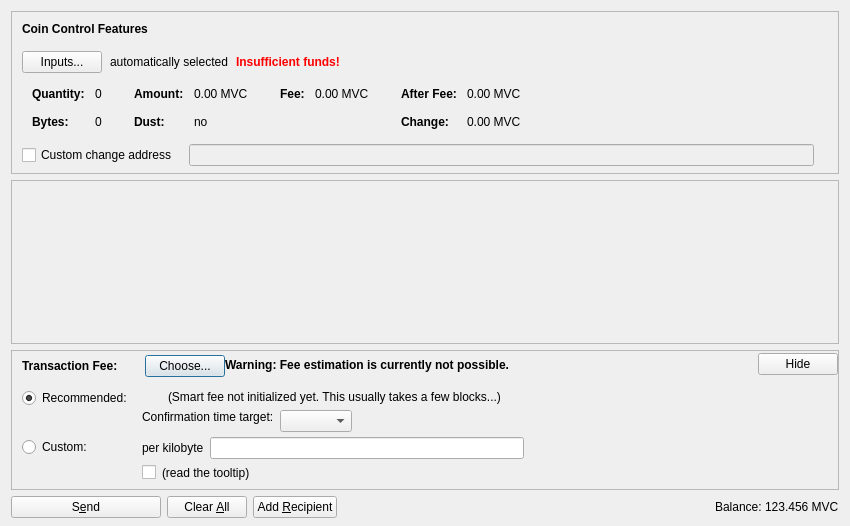
<?xml version="1.0" encoding="UTF-8"?>
<ui version="4.0">
 <class>SendCoinsDialog</class>
 <widget class="QDialog" name="SendCoinsDialog">
  <property name="geometry">
   <rect>
    <x>0</x>
    <y>0</y>
    <width>850</width>
    <height>526</height>
   </rect>
  </property>
  <property name="windowTitle">
   <string>Send Coins</string>
  </property>
  <layout class="QVBoxLayout" name="verticalLayout" stretch="0,1,0,0">
   <property name="bottomMargin">
    <number>8</number>
   </property>
   <item>
    <widget class="QFrame" name="frameCoinControl">
     <property name="sizePolicy">
      <sizepolicy hsizetype="Expanding" vsizetype="Expanding">
       <horstretch>0</horstretch>
       <verstretch>0</verstretch>
      </sizepolicy>
     </property>
     <property name="maximumSize">
      <size>
       <width>16777215</width>
       <height>16777215</height>
      </size>
     </property>
     <property name="frameShape">
      <enum>QFrame::StyledPanel</enum>
     </property>
     <property name="frameShadow">
      <enum>QFrame::Sunken</enum>
     </property>
     <layout class="QVBoxLayout" name="verticalLayoutCoinControl2">
      <property name="spacing">
       <number>0</number>
      </property>
      <property name="leftMargin">
       <number>0</number>
      </property>
      <property name="topMargin">
       <number>0</number>
      </property>
      <property name="rightMargin">
       <number>0</number>
      </property>
      <property name="bottomMargin">
       <number>6</number>
      </property>
      <item>
       <layout class="QVBoxLayout" name="verticalLayoutCoinControl" stretch="0,0,0,0,1">
        <property name="spacing">
         <number>0</number>
        </property>
        <property name="leftMargin">
         <number>10</number>
        </property>
        <property name="topMargin">
         <number>10</number>
        </property>
        <item>
         <layout class="QHBoxLayout" name="horizontalLayoutCoinControl1">
          <property name="bottomMargin">
           <number>15</number>
          </property>
          <item>
           <widget class="QLabel" name="labelCoinControlFeatures">
            <property name="sizePolicy">
             <sizepolicy hsizetype="Preferred" vsizetype="Maximum">
              <horstretch>0</horstretch>
              <verstretch>0</verstretch>
             </sizepolicy>
            </property>
            <property name="font">
             <font>
              <weight>75</weight>
              <bold>true</bold>
             </font>
            </property>
            <property name="styleSheet">
             <string notr="true">font-weight:bold;</string>
            </property>
            <property name="text">
             <string>Coin Control Features</string>
            </property>
           </widget>
          </item>
         </layout>
        </item>
        <item>
         <layout class="QHBoxLayout" name="horizontalLayoutCoinControl2" stretch="0,0,0,0">
          <property name="spacing">
           <number>8</number>
          </property>
          <property name="bottomMargin">
           <number>10</number>
          </property>
          <item>
           <widget class="QPushButton" name="pushButtonCoinControl">
            <property name="styleSheet">
             <string notr="true"/>
            </property>
            <property name="text">
             <string>Inputs...</string>
            </property>
            <property name="autoDefault">
             <bool>false</bool>
            </property>
           </widget>
          </item>
          <item>
           <widget class="QLabel" name="labelCoinControlAutomaticallySelected">
            <property name="text">
             <string>automatically selected</string>
            </property>
            <property name="margin">
             <number>5</number>
            </property>
           </widget>
          </item>
          <item>
           <widget class="QLabel" name="labelCoinControlInsuffFunds">
            <property name="font">
             <font>
              <weight>75</weight>
              <bold>true</bold>
             </font>
            </property>
            <property name="styleSheet">
             <string notr="true">color:red;font-weight:bold;</string>
            </property>
            <property name="text">
             <string>Insufficient funds!</string>
            </property>
            <property name="margin">
             <number>5</number>
            </property>
           </widget>
          </item>
          <item>
           <spacer name="horizontalSpacerCoinControl">
            <property name="orientation">
             <enum>Qt::Horizontal</enum>
            </property>
            <property name="sizeHint" stdset="0">
             <size>
              <width>40</width>
              <height>1</height>
             </size>
            </property>
           </spacer>
          </item>
         </layout>
        </item>
        <item>
         <widget class="QWidget" name="widgetCoinControl" native="true">
          <property name="sizePolicy">
           <sizepolicy hsizetype="Preferred" vsizetype="Preferred">
            <horstretch>0</horstretch>
            <verstretch>0</verstretch>
           </sizepolicy>
          </property>
          <property name="minimumSize">
           <size>
            <width>0</width>
            <height>0</height>
           </size>
          </property>
          <property name="styleSheet">
           <string notr="true"/>
          </property>
          <layout class="QHBoxLayout" name="horizontalLayoutCoinControl5">
           <property name="leftMargin">
            <number>0</number>
           </property>
           <property name="topMargin">
            <number>0</number>
           </property>
           <property name="rightMargin">
            <number>0</number>
           </property>
           <property name="bottomMargin">
            <number>0</number>
           </property>
           <item>
            <layout class="QHBoxLayout" name="horizontalLayoutCoinControl3" stretch="0,0,0,1">
             <property name="spacing">
              <number>20</number>
             </property>
             <property name="topMargin">
              <number>0</number>
             </property>
             <property name="bottomMargin">
              <number>10</number>
             </property>
             <item>
              <layout class="QFormLayout" name="formLayoutCoinControl1">
               <property name="horizontalSpacing">
                <number>10</number>
               </property>
               <property name="verticalSpacing">
                <number>14</number>
               </property>
               <property name="leftMargin">
                <number>10</number>
               </property>
               <property name="topMargin">
                <number>4</number>
               </property>
               <property name="rightMargin">
                <number>6</number>
               </property>
               <item row="0" column="0">
                <widget class="QLabel" name="labelCoinControlQuantityText">
                 <property name="font">
                  <font>
                   <weight>75</weight>
                   <bold>true</bold>
                  </font>
                 </property>
                 <property name="text">
                  <string>Quantity:</string>
                 </property>
                 <property name="margin">
                  <number>0</number>
                 </property>
                </widget>
               </item>
               <item row="0" column="1">
                <widget class="QLabel" name="labelCoinControlQuantity">
                 <property name="cursor">
                  <cursorShape>IBeamCursor</cursorShape>
                 </property>
                 <property name="contextMenuPolicy">
                  <enum>Qt::ActionsContextMenu</enum>
                 </property>
                 <property name="text">
                  <string notr="true">0</string>
                 </property>
                 <property name="margin">
                  <number>0</number>
                 </property>
                 <property name="textInteractionFlags">
                  <set>Qt::LinksAccessibleByMouse|Qt::TextSelectableByKeyboard|Qt::TextSelectableByMouse</set>
                 </property>
                </widget>
               </item>
               <item row="1" column="0">
                <widget class="QLabel" name="labelCoinControlBytesText">
                 <property name="font">
                  <font>
                   <weight>75</weight>
                   <bold>true</bold>
                  </font>
                 </property>
                 <property name="text">
                  <string>Bytes:</string>
                 </property>
                </widget>
               </item>
               <item row="1" column="1">
                <widget class="QLabel" name="labelCoinControlBytes">
                 <property name="cursor">
                  <cursorShape>IBeamCursor</cursorShape>
                 </property>
                 <property name="contextMenuPolicy">
                  <enum>Qt::ActionsContextMenu</enum>
                 </property>
                 <property name="text">
                  <string notr="true">0</string>
                 </property>
                 <property name="textInteractionFlags">
                  <set>Qt::LinksAccessibleByMouse|Qt::TextSelectableByKeyboard|Qt::TextSelectableByMouse</set>
                 </property>
                </widget>
               </item>
              </layout>
             </item>
             <item>
              <layout class="QFormLayout" name="formLayoutCoinControl2">
               <property name="horizontalSpacing">
                <number>10</number>
               </property>
               <property name="verticalSpacing">
                <number>14</number>
               </property>
               <property name="leftMargin">
                <number>6</number>
               </property>
               <property name="topMargin">
                <number>4</number>
               </property>
               <property name="rightMargin">
                <number>6</number>
               </property>
               <item row="0" column="0">
                <widget class="QLabel" name="labelCoinControlAmountText">
                 <property name="font">
                  <font>
                   <weight>75</weight>
                   <bold>true</bold>
                  </font>
                 </property>
                 <property name="text">
                  <string>Amount:</string>
                 </property>
                 <property name="margin">
                  <number>0</number>
                 </property>
                </widget>
               </item>
               <item row="0" column="1">
                <widget class="QLabel" name="labelCoinControlAmount">
                 <property name="cursor">
                  <cursorShape>IBeamCursor</cursorShape>
                 </property>
                 <property name="contextMenuPolicy">
                  <enum>Qt::ActionsContextMenu</enum>
                 </property>
                 <property name="text">
                  <string notr="true">0.00 MVC</string>
                 </property>
                 <property name="textInteractionFlags">
                  <set>Qt::LinksAccessibleByMouse|Qt::TextSelectableByKeyboard|Qt::TextSelectableByMouse</set>
                 </property>
                </widget>
               </item>
               <item row="1" column="0">
                <widget class="QLabel" name="labelCoinControlLowOutputText">
                 <property name="font">
                  <font>
                   <weight>75</weight>
                   <bold>true</bold>
                  </font>
                 </property>
                 <property name="text">
                  <string>Dust:</string>
                 </property>
                </widget>
               </item>
               <item row="1" column="1">
                <widget class="QLabel" name="labelCoinControlLowOutput">
                 <property name="cursor">
                  <cursorShape>IBeamCursor</cursorShape>
                 </property>
                 <property name="contextMenuPolicy">
                  <enum>Qt::ActionsContextMenu</enum>
                 </property>
                 <property name="text">
                  <string notr="true">no</string>
                 </property>
                 <property name="textInteractionFlags">
                  <set>Qt::LinksAccessibleByMouse|Qt::TextSelectableByKeyboard|Qt::TextSelectableByMouse</set>
                 </property>
                </widget>
               </item>
              </layout>
             </item>
             <item>
              <layout class="QFormLayout" name="formLayoutCoinControl3">
               <property name="horizontalSpacing">
                <number>10</number>
               </property>
               <property name="verticalSpacing">
                <number>14</number>
               </property>
               <property name="leftMargin">
                <number>6</number>
               </property>
               <property name="topMargin">
                <number>4</number>
               </property>
               <property name="rightMargin">
                <number>6</number>
               </property>
               <item row="0" column="0">
                <widget class="QLabel" name="labelCoinControlFeeText">
                 <property name="font">
                  <font>
                   <weight>75</weight>
                   <bold>true</bold>
                  </font>
                 </property>
                 <property name="text">
                  <string>Fee:</string>
                 </property>
                 <property name="margin">
                  <number>0</number>
                 </property>
                </widget>
               </item>
               <item row="0" column="1">
                <widget class="QLabel" name="labelCoinControlFee">
                 <property name="cursor">
                  <cursorShape>IBeamCursor</cursorShape>
                 </property>
                 <property name="contextMenuPolicy">
                  <enum>Qt::ActionsContextMenu</enum>
                 </property>
                 <property name="text">
                  <string notr="true">0.00 MVC</string>
                 </property>
                 <property name="textInteractionFlags">
                  <set>Qt::LinksAccessibleByMouse|Qt::TextSelectableByKeyboard|Qt::TextSelectableByMouse</set>
                 </property>
                </widget>
               </item>
              </layout>
             </item>
             <item>
              <layout class="QFormLayout" name="formLayoutCoinControl4">
               <property name="horizontalSpacing">
                <number>10</number>
               </property>
               <property name="verticalSpacing">
                <number>14</number>
               </property>
               <property name="leftMargin">
                <number>6</number>
               </property>
               <property name="topMargin">
                <number>4</number>
               </property>
               <property name="rightMargin">
                <number>6</number>
               </property>
               <item row="0" column="0">
                <widget class="QLabel" name="labelCoinControlAfterFeeText">
                 <property name="font">
                  <font>
                   <weight>75</weight>
                   <bold>true</bold>
                  </font>
                 </property>
                 <property name="text">
                  <string>After Fee:</string>
                 </property>
                 <property name="margin">
                  <number>0</number>
                 </property>
                </widget>
               </item>
               <item row="0" column="1">
                <widget class="QLabel" name="labelCoinControlAfterFee">
                 <property name="cursor">
                  <cursorShape>IBeamCursor</cursorShape>
                 </property>
                 <property name="contextMenuPolicy">
                  <enum>Qt::ActionsContextMenu</enum>
                 </property>
                 <property name="text">
                  <string notr="true">0.00 MVC</string>
                 </property>
                 <property name="textInteractionFlags">
                  <set>Qt::LinksAccessibleByMouse|Qt::TextSelectableByKeyboard|Qt::TextSelectableByMouse</set>
                 </property>
                </widget>
               </item>
               <item row="1" column="0">
                <widget class="QLabel" name="labelCoinControlChangeText">
                 <property name="font">
                  <font>
                   <weight>75</weight>
                   <bold>true</bold>
                  </font>
                 </property>
                 <property name="text">
                  <string>Change:</string>
                 </property>
                </widget>
               </item>
               <item row="1" column="1">
                <widget class="QLabel" name="labelCoinControlChange">
                 <property name="cursor">
                  <cursorShape>IBeamCursor</cursorShape>
                 </property>
                 <property name="contextMenuPolicy">
                  <enum>Qt::ActionsContextMenu</enum>
                 </property>
                 <property name="text">
                  <string notr="true">0.00 MVC</string>
                 </property>
                 <property name="textInteractionFlags">
                  <set>Qt::LinksAccessibleByMouse|Qt::TextSelectableByKeyboard|Qt::TextSelectableByMouse</set>
                 </property>
                </widget>
               </item>
              </layout>
             </item>
            </layout>
           </item>
          </layout>
         </widget>
        </item>
        <item>
         <layout class="QHBoxLayout" name="horizontalLayoutCoinControl4" stretch="0,0,0">
          <property name="spacing">
           <number>12</number>
          </property>
          <property name="sizeConstraint">
           <enum>QLayout::SetDefaultConstraint</enum>
          </property>
          <property name="topMargin">
           <number>5</number>
          </property>
          <property name="rightMargin">
           <number>5</number>
          </property>
          <item>
           <widget class="QCheckBox" name="checkBoxCoinControlChange">
            <property name="toolTip">
             <string>If this is activated, but the change address is empty or invalid, change will be sent to a newly generated address.</string>
            </property>
            <property name="text">
             <string>Custom change address</string>
            </property>
           </widget>
          </item>
          <item>
           <widget class="QValidatedLineEdit" name="lineEditCoinControlChange">
            <property name="enabled">
             <bool>false</bool>
            </property>
            <property name="sizePolicy">
             <sizepolicy hsizetype="Expanding" vsizetype="Fixed">
              <horstretch>0</horstretch>
              <verstretch>0</verstretch>
             </sizepolicy>
            </property>
           </widget>
          </item>
          <item>
           <widget class="QLabel" name="labelCoinControlChangeLabel">
            <property name="sizePolicy">
             <sizepolicy hsizetype="Preferred" vsizetype="Expanding">
              <horstretch>0</horstretch>
              <verstretch>0</verstretch>
             </sizepolicy>
            </property>
            <property name="minimumSize">
             <size>
              <width>0</width>
              <height>0</height>
             </size>
            </property>
            <property name="text">
             <string/>
            </property>
            <property name="margin">
             <number>3</number>
            </property>
           </widget>
          </item>
         </layout>
        </item>
        <item>
         <spacer name="verticalSpacerCoinControl">
          <property name="orientation">
           <enum>Qt::Vertical</enum>
          </property>
          <property name="sizeHint" stdset="0">
           <size>
            <width>800</width>
            <height>1</height>
           </size>
          </property>
         </spacer>
        </item>
       </layout>
      </item>
     </layout>
    </widget>
   </item>
   <item>
    <widget class="QScrollArea" name="scrollArea">
     <property name="widgetResizable">
      <bool>true</bool>
     </property>
     <widget class="QWidget" name="scrollAreaWidgetContents">
      <property name="geometry">
       <rect>
        <x>0</x>
        <y>0</y>
        <width>830</width>
        <height>104</height>
       </rect>
      </property>
      <layout class="QVBoxLayout" name="verticalLayout_2" stretch="0,1">
       <property name="leftMargin">
        <number>0</number>
       </property>
       <property name="topMargin">
        <number>0</number>
       </property>
       <property name="rightMargin">
        <number>0</number>
       </property>
       <property name="bottomMargin">
        <number>0</number>
       </property>
       <item>
        <layout class="QVBoxLayout" name="entries">
         <property name="spacing">
          <number>6</number>
         </property>
        </layout>
       </item>
       <item>
        <spacer name="verticalSpacer">
         <property name="orientation">
          <enum>Qt::Vertical</enum>
         </property>
         <property name="sizeHint" stdset="0">
          <size>
           <width>20</width>
           <height>40</height>
          </size>
         </property>
        </spacer>
       </item>
      </layout>
     </widget>
    </widget>
   </item>
   <item>
    <widget class="QFrame" name="frameFee">
     <property name="sizePolicy">
      <sizepolicy hsizetype="Expanding" vsizetype="Expanding">
       <horstretch>0</horstretch>
       <verstretch>0</verstretch>
      </sizepolicy>
     </property>
     <property name="maximumSize">
      <size>
       <width>16777215</width>
       <height>16777215</height>
      </size>
     </property>
     <property name="frameShape">
      <enum>QFrame::StyledPanel</enum>
     </property>
     <property name="frameShadow">
      <enum>QFrame::Sunken</enum>
     </property>
     <layout class="QVBoxLayout" name="verticalLayoutFee1">
      <property name="spacing">
       <number>0</number>
      </property>
      <property name="leftMargin">
       <number>0</number>
      </property>
      <property name="topMargin">
       <number>0</number>
      </property>
      <property name="rightMargin">
       <number>0</number>
      </property>
      <property name="bottomMargin">
       <number>0</number>
      </property>
      <item>
       <layout class="QVBoxLayout" name="verticalLayoutFee2" stretch="0,0,0">
        <property name="spacing">
         <number>0</number>
        </property>
        <property name="leftMargin">
         <number>10</number>
        </property>
        <property name="topMargin">
         <number>0</number>
        </property>
        <item>
         <layout class="QHBoxLayout" name="horizontalLayoutFee1">
          <property name="bottomMargin">
           <number>0</number>
          </property>
          <item>
           <layout class="QVBoxLayout" name="verticalLayoutFee7">
            <property name="spacing">
             <number>0</number>
            </property>
            <item>
             <spacer name="verticalSpacerSmartFee">
              <property name="orientation">
               <enum>Qt::Vertical</enum>
              </property>
              <property name="sizeType">
               <enum>QSizePolicy::Fixed</enum>
              </property>
              <property name="sizeHint" stdset="0">
               <size>
                <width>1</width>
                <height>4</height>
               </size>
              </property>
             </spacer>
            </item>
            <item>
             <layout class="QHBoxLayout" name="horizontalLayoutSmartFee">
              <property name="spacing">
               <number>10</number>
              </property>
              <item>
               <widget class="QLabel" name="labelFeeHeadline">
                <property name="sizePolicy">
                 <sizepolicy hsizetype="Preferred" vsizetype="Maximum">
                  <horstretch>0</horstretch>
                  <verstretch>0</verstretch>
                 </sizepolicy>
                </property>
                <property name="font">
                 <font>
                  <weight>75</weight>
                  <bold>true</bold>
                 </font>
                </property>
                <property name="styleSheet">
                 <string notr="true">font-weight:bold;</string>
                </property>
                <property name="text">
                 <string>Transaction Fee:</string>
                </property>
               </widget>
              </item>
              <item>
               <widget class="QLabel" name="labelFeeMinimized">
                <property name="text">
                 <string/>
                </property>
               </widget>
              </item>
              <item>
               <widget class="QPushButton" name="buttonChooseFee">
                <property name="text">
                 <string>Choose...</string>
                </property>
               </widget>
              </item>
             </layout>
            </item>
            <item>
             <spacer name="verticalSpacer_5">
              <property name="orientation">
               <enum>Qt::Vertical</enum>
              </property>
              <property name="sizeHint" stdset="0">
               <size>
                <width>1</width>
                <height>1</height>
               </size>
              </property>
             </spacer>
            </item>
           </layout>
          </item>
          <item>
           <widget class="QLabel" name="fallbackFeeWarningLabel">
            <property name="toolTip">
             <string>Using the fallbackfee can result in sending a transaction that will take several hours or days (or never) to confirm. Consider choosing your fee manually or wait until you have validated the complete chain.</string>
            </property>
            <property name="font">
            <font>
                <weight>75</weight>
                <bold>true</bold>
            </font>
            </property>
            <property name="text">
             <string>Warning: Fee estimation is currently not possible.</string>
            </property>
            <property name="wordWrap">
             <bool>false</bool>
            </property>
           </widget>
          </item>
          <item>
           <spacer name="horizontalSpacer_4">
            <property name="orientation">
             <enum>Qt::Horizontal</enum>
            </property>
            <property name="sizeType">
             <enum>QSizePolicy::MinimumExpanding</enum>
            </property>
            <property name="sizeHint" stdset="0">
             <size>
              <width>40</width>
              <height>20</height>
             </size>
            </property>
           </spacer>
          </item>
          <item>
           <widget class="QPushButton" name="buttonMinimizeFee">
            <property name="toolTip">
             <string>collapse fee-settings</string>
            </property>
            <property name="text">
             <string>Hide</string>
            </property>
           </widget>
          </item>
         </layout>
        </item>
        <item>
         <widget class="QFrame" name="frameFeeSelection">
          <layout class="QVBoxLayout" name="verticalLayoutFee12">
           <property name="spacing">
            <number>0</number>
           </property>
           <property name="leftMargin">
            <number>0</number>
           </property>
           <property name="topMargin">
            <number>0</number>
           </property>
           <property name="rightMargin">
            <number>0</number>
           </property>
           <property name="bottomMargin">
            <number>0</number>
           </property>
           <item>
            <layout class="QGridLayout" name="gridLayoutFee">
             <property name="topMargin">
              <number>10</number>
             </property>
             <property name="bottomMargin">
              <number>4</number>
             </property>
             <property name="horizontalSpacing">
              <number>10</number>
             </property>
             <property name="verticalSpacing">
              <number>4</number>
             </property>
             <item row="1" column="1">
              <layout class="QVBoxLayout" name="verticalLayoutFee8">
               <property name="spacing">
                <number>6</number>
               </property>
               <item>
                <layout class="QHBoxLayout" name="horizontalLayoutFee13">
                 <item>
                  <widget class="QLabel" name="labelCustomPerKilobyte">
                   <property name="toolTip">
                    <string>If the custom fee is set to 1000 satoshis and the transaction is only 250 bytes, then &quot;per kilobyte&quot; only pays 250 satoshis in fee, while &quot;total at least&quot; pays 1000 satoshis. For transactions bigger than a kilobyte both pay by kilobyte.</string>
                   </property>
                   <property name="text">
                    <string>per kilobyte</string>
                   </property>
                  </widget>
                 </item>
                 <item>
                  <widget class="BitcoinAmountField" name="customFee"/>
                 </item>
                 <item>
                  <spacer name="horizontalSpacer_6">
                   <property name="orientation">
                    <enum>Qt::Horizontal</enum>
                   </property>
                   <property name="sizeHint" stdset="0">
                    <size>
                     <width>1</width>
                     <height>1</height>
                    </size>
                   </property>
                  </spacer>
                 </item>
                </layout>
               </item>
               <item>
                <layout class="QHBoxLayout" name="horizontalLayoutFee8">
                 <item>
                  <widget class="QCheckBox" name="checkBoxMinimumFee">
                   <property name="toolTip">
                    <string>Paying only the minimum fee is just fine as long as there is less transaction volume than space in the blocks. But be aware that this can end up in a never confirming transaction once there is more demand for marvelcoin transactions than the network can process.</string>
                   </property>
                   <property name="text">
                    <string/>
                   </property>
                  </widget>
                 </item>
                 <item>
                  <widget class="QLabel" name="labelMinFeeWarning">
                   <property name="enabled">
                    <bool>true</bool>
                   </property>
                   <property name="toolTip">
                    <string>Paying only the minimum fee is just fine as long as there is less transaction volume than space in the blocks. But be aware that this can end up in a never confirming transaction once there is more demand for marvelcoin transactions than the network can process.</string>
                   </property>
                   <property name="text">
                    <string>(read the tooltip)</string>
                   </property>
                   <property name="margin">
                    <number>5</number>
                   </property>
                  </widget>
                 </item>
                 <item>
                  <spacer name="horizontalSpacer_2">
                   <property name="orientation">
                    <enum>Qt::Horizontal</enum>
                   </property>
                   <property name="sizeHint" stdset="0">
                    <size>
                     <width>1</width>
                     <height>1</height>
                    </size>
                   </property>
                  </spacer>
                 </item>
                </layout>
               </item>
              </layout>
             </item>
             <item row="0" column="0">
              <layout class="QVBoxLayout" name="verticalLayoutFee4" stretch="0,1">
               <item>
                <widget class="QRadioButton" name="radioSmartFee">
                 <property name="text">
                  <string>Recommended:</string>
                 </property>
                 <property name="checked">
                  <bool>true</bool>
                 </property>
                 <attribute name="buttonGroup">
                  <string notr="true">groupFee</string>
                 </attribute>
                </widget>
               </item>
               <item>
                <spacer name="verticalSpacer_2">
                 <property name="orientation">
                  <enum>Qt::Vertical</enum>
                 </property>
                 <property name="sizeHint" stdset="0">
                  <size>
                   <width>1</width>
                   <height>1</height>
                  </size>
                 </property>
                </spacer>
               </item>
              </layout>
             </item>
             <item row="1" column="0">
              <layout class="QVBoxLayout" name="verticalLayoutFee9" stretch="0,1">
               <item>
                <widget class="QRadioButton" name="radioCustomFee">
                 <property name="text">
                  <string>Custom:</string>
                 </property>
                 <attribute name="buttonGroup">
                  <string notr="true">groupFee</string>
                 </attribute>
                </widget>
               </item>
               <item>
                <spacer name="verticalSpacer_6">
                 <property name="orientation">
                  <enum>Qt::Vertical</enum>
                 </property>
                 <property name="sizeHint" stdset="0">
                  <size>
                   <width>1</width>
                   <height>1</height>
                  </size>
                 </property>
                </spacer>
               </item>
              </layout>
             </item>
             <item row="0" column="1">
              <layout class="QVBoxLayout" name="verticalLayoutFee3" stretch="0,0,1">
               <property name="spacing">
                <number>6</number>
               </property>
               <property name="topMargin">
                <number>2</number>
               </property>
               <item>
                <layout class="QHBoxLayout" name="horizontalLayoutFee12">
                 <item>
                  <widget class="QLabel" name="labelSmartFee">
                   <property name="text">
                    <string/>
                   </property>
                   <property name="margin">
                    <number>2</number>
                   </property>
                  </widget>
                 </item>
                 <item>
                  <widget class="QLabel" name="labelFeeEstimation">
                   <property name="text">
                    <string/>
                   </property>
                  </widget>
                 </item>
                 <item>
                  <widget class="QLabel" name="labelSmartFee2">
                   <property name="text">
                    <string>(Smart fee not initialized yet. This usually takes a few blocks...)</string>
                   </property>
                   <property name="margin">
                    <number>2</number>
                   </property>
                  </widget>
                 </item>
                 <item>
                  <spacer name="horizontalSpacer_5">
                   <property name="orientation">
                    <enum>Qt::Horizontal</enum>
                   </property>
                   <property name="sizeHint" stdset="0">
                    <size>
                     <width>1</width>
                     <height>1</height>
                    </size>
                   </property>
                  </spacer>
                 </item>
                </layout>
               </item>
               <item>
                <layout class="QHBoxLayout" name="horizontalLayoutFee9">
                 <item>
                  <layout class="QVBoxLayout" name="verticalLayoutFee6">
                   <item>
                    <widget class="QLabel" name="labelSmartFee3">
                     <property name="text">
                      <string>Confirmation time target:</string>
                     </property>
                     <property name="margin">
                      <number>2</number>
                     </property>
                    </widget>
                   </item>
                   <item>
                    <spacer name="verticalSpacer_3">
                     <property name="orientation">
                      <enum>Qt::Vertical</enum>
                     </property>
                     <property name="sizeHint" stdset="0">
                      <size>
                       <width>1</width>
                       <height>1</height>
                      </size>
                     </property>
                    </spacer>
                   </item>
                  </layout>
                 </item>
                 <item>
                  <layout class="QVBoxLayout" name="verticalLayoutFee5">
                   <property name="rightMargin">
                    <number>30</number>
                   </property>
                   <item>
                    <layout class="QHBoxLayout" name="horizontalLayoutConfTarget">
                     <property name="bottomMargin">
                      <number>0</number>
                     </property>
                     <item>
                      <widget class="QComboBox" name="confTargetSelector"/>
                     </item>
                     <item>
                      <spacer name="horizontalSpacerConfTarget">
                       <property name="orientation">
                        <enum>Qt::Horizontal</enum>
                       </property>
                       <property name="sizeHint" stdset="0">
                        <size>
                         <width>40</width>
                         <height>20</height>
                        </size>
                       </property>
                      </spacer>
                     </item>
                    </layout>
                   </item>
                  </layout>
                 </item>
                </layout>
               </item>
               <item>
                <spacer name="verticalSpacer_4">
                 <property name="orientation">
                  <enum>Qt::Vertical</enum>
                 </property>
                 <property name="sizeHint" stdset="0">
                  <size>
                   <width>1</width>
                   <height>1</height>
                  </size>
                 </property>
                </spacer>
               </item>
              </layout>
             </item>
            </layout>
           </item>
          </layout>
         </widget>
        </item>
        <item>
         <spacer name="verticalSpacerFee">
          <property name="orientation">
           <enum>Qt::Vertical</enum>
          </property>
          <property name="sizeHint" stdset="0">
           <size>
            <width>40</width>
            <height>5</height>
           </size>
          </property>
         </spacer>
        </item>
       </layout>
      </item>
     </layout>
    </widget>
   </item>
   <item>
    <layout class="QHBoxLayout" name="horizontalLayout">
     <item>
      <widget class="QPushButton" name="sendButton">
       <property name="minimumSize">
        <size>
         <width>150</width>
         <height>0</height>
        </size>
       </property>
       <property name="toolTip">
        <string>Confirm the send action</string>
       </property>
       <property name="text">
        <string>S&amp;end</string>
       </property>
       <property name="icon">
        <iconset resource="../bitcoin.qrc">
         <normaloff>:/icons/send</normaloff>:/icons/send</iconset>
       </property>
       <property name="autoDefault">
        <bool>false</bool>
       </property>
       <property name="default">
        <bool>false</bool>
       </property>
      </widget>
     </item>
     <item>
      <widget class="QPushButton" name="clearButton">
       <property name="sizePolicy">
        <sizepolicy hsizetype="Minimum" vsizetype="Fixed">
         <horstretch>0</horstretch>
         <verstretch>0</verstretch>
        </sizepolicy>
       </property>
       <property name="toolTip">
        <string>Clear all fields of the form.</string>
       </property>
       <property name="text">
        <string>Clear &amp;All</string>
       </property>
       <property name="icon">
        <iconset resource="../bitcoin.qrc">
         <normaloff>:/icons/remove</normaloff>:/icons/remove</iconset>
       </property>
       <property name="autoDefault">
        <bool>false</bool>
       </property>
      </widget>
     </item>
     <item>
      <widget class="QPushButton" name="addButton">
       <property name="toolTip">
        <string>Send to multiple recipients at once</string>
       </property>
       <property name="text">
        <string>Add &amp;Recipient</string>
       </property>
       <property name="icon">
        <iconset resource="../bitcoin.qrc">
         <normaloff>:/icons/add</normaloff>:/icons/add</iconset>
       </property>
       <property name="autoDefault">
        <bool>false</bool>
       </property>
      </widget>
     </item>
     <item>
      <spacer name="horizontalSpacer">
       <property name="orientation">
        <enum>Qt::Horizontal</enum>
       </property>
       <property name="sizeHint" stdset="0">
        <size>
         <width>40</width>
         <height>20</height>
        </size>
       </property>
      </spacer>
     </item>
     <item>
      <layout class="QHBoxLayout" name="horizontalLayout_2">
       <property name="spacing">
        <number>3</number>
       </property>
       <item>
        <widget class="QLabel" name="label">
         <property name="sizePolicy">
          <sizepolicy hsizetype="Preferred" vsizetype="Fixed">
           <horstretch>0</horstretch>
           <verstretch>0</verstretch>
          </sizepolicy>
         </property>
         <property name="text">
          <string>Balance:</string>
         </property>
        </widget>
       </item>
       <item>
        <widget class="QLabel" name="labelBalance">
         <property name="sizePolicy">
          <sizepolicy hsizetype="Preferred" vsizetype="Fixed">
           <horstretch>0</horstretch>
           <verstretch>0</verstretch>
          </sizepolicy>
         </property>
         <property name="cursor">
          <cursorShape>IBeamCursor</cursorShape>
         </property>
         <property name="text">
          <string notr="true">123.456 MVC</string>
         </property>
         <property name="textInteractionFlags">
          <set>Qt::LinksAccessibleByMouse|Qt::TextSelectableByKeyboard|Qt::TextSelectableByMouse</set>
         </property>
        </widget>
       </item>
      </layout>
     </item>
    </layout>
   </item>
  </layout>
 </widget>
 <customwidgets>
  <customwidget>
   <class>QValidatedLineEdit</class>
   <extends>QLineEdit</extends>
   <header>qvalidatedlineedit.h</header>
  </customwidget>
  <customwidget>
   <class>BitcoinAmountField</class>
   <extends>QLineEdit</extends>
   <header>bitcoinamountfield.h</header>
   <container>1</container>
  </customwidget>
 </customwidgets>
 <resources>
  <include location="../bitcoin.qrc"/>
 </resources>
 <connections/>
 <buttongroups>
  <buttongroup name="groupFee"/>
 </buttongroups>
</ui>
